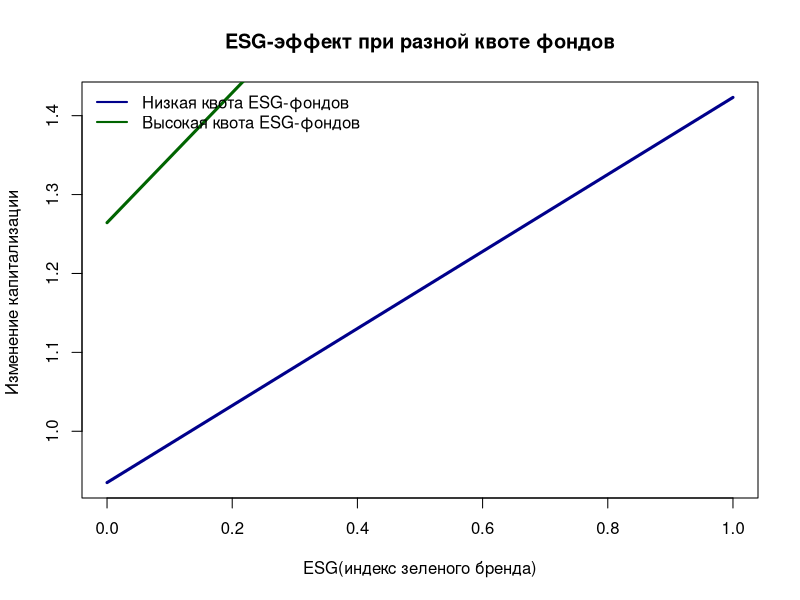

Source code (R):
set.seed(1976)

# Количество компаний (наблюдений)
n <- 100

# Генерация факторов
ESG     <- runif(n, 0, 1)              # индекс ESG/green branding [0;1]
Quota   <- runif(n, 0, 0.5)            # доля фондов с ESG-квотой
Size    <- rnorm(n, mean = 10, sd = 1) # лог(активов)
Leverage<- rnorm(n, mean = 0.5, sd = 0.1)

# Истинные параметры (для симуляции)
alpha   <- 0.0
b1      <- 0.5   # эффект ESG
b2      <- 0.8   # эффект квоты ESG-фондов
b3      <- 1.2   # усиление ESG при высокой квоте
b4      <- 0.1
b5      <- -0.2

# Ошибка
eps     <- rnorm(n, mean = 0, sd = 0.2)

# Изменение капитализации (или доходности) как функция факторов
CapChange <- alpha +
  b1 * ESG +
  b2 * Quota +
  b3 * ESG * Quota +
  b4 * Size +
  b5 * Leverage +
  eps


df <- data.frame(CapChange, ESG, Quota, Size, Leverage)

#модель
model <- lm(CapChange ~ ESG * Quota + Size + Leverage, data = df)
summary(model)

#график зависимости CapChange от ESG
# при низкой и высокой квоте ESG-инвесторов

#"сценарные" значения квоты
Quota_low  <- 0.05
Quota_high <- 0.4

ESG_grid <- seq(0, 1, length.out = 50)

# Предсказания при фиксированных Size и Leverage (например, средних)
Size_mean     <- mean(df$Size)
Leverage_mean <- mean(df$Leverage)

new_low <- data.frame(
  ESG      = ESG_grid,
  Quota    = Quota_low,
  Size     = Size_mean,
  Leverage = Leverage_mean
)

new_high <- data.frame(
  ESG      = ESG_grid,
  Quota    = Quota_high,
  Size     = Size_mean,
  Leverage = Leverage_mean
)

pred_low  <- predict(model, newdata = new_low)
pred_high <- predict(model, newdata = new_high)

#график
plot(ESG_grid, pred_low, type = "l", lwd = 3, col = "darkblue",
     xlab = "ESG(индекс зеленого бренда)",
     ylab = "Изменение капитализации ",
     main = "ESG-эффект при разной квоте фондов")
lines(ESG_grid, pred_high, lwd = 3, col ="darkgreen")
legend("topleft",
       legend = c("Низкая квота ESG-фондов", "Высокая квота ESG-фондов"),
       col    = c("darkblue", "darkgreen"),
       lwd    = 2, bty = "n")
